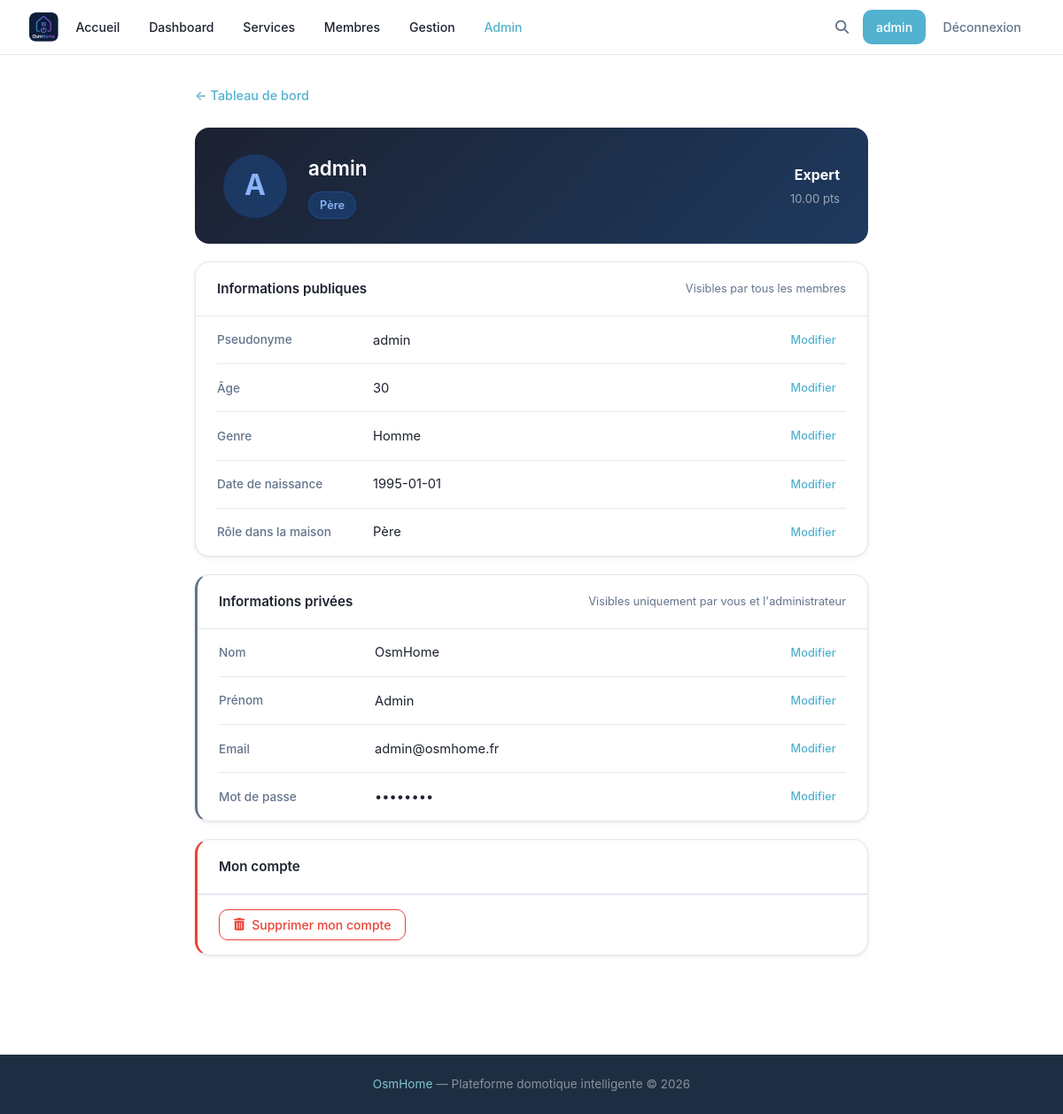
/profile (signed in), run on an earlier commit of the app's database.
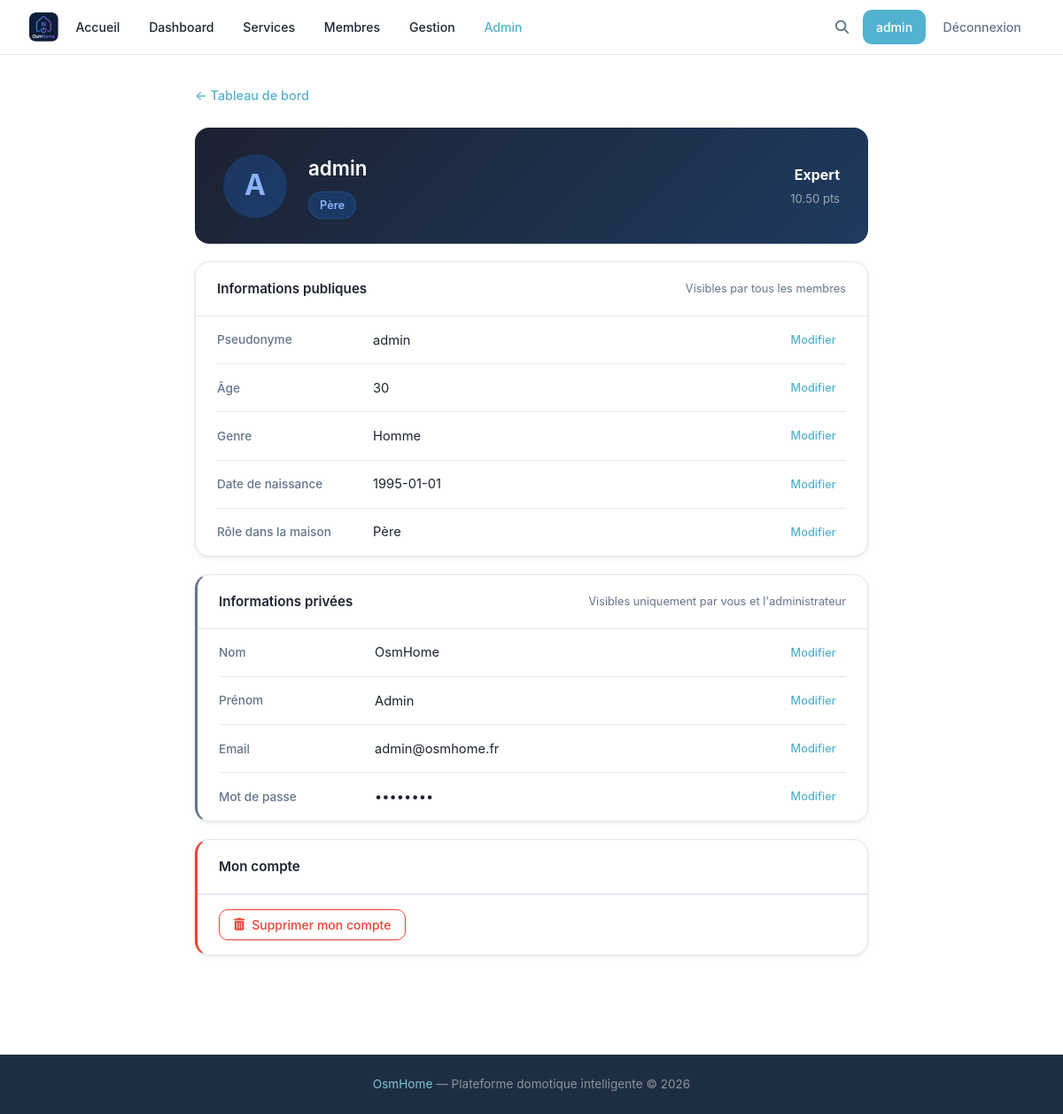
And on a later commit of the database.
### tables this page shows
CREATE TABLE users (
            id INTEGER PRIMARY KEY AUTOINCREMENT,
            username TEXT UNIQUE NOT NULL,
            password TEXT NOT NULL,
            lastname TEXT,
            firstname TEXT,
            age INTEGER,
            gender TEXT,
            birthdate TEXT,
            member_type TEXT,
            photo TEXT,
            level TEXT DEFAULT 'debutant',
            points REAL DEFAULT 0,
            email TEXT,
            email_verified INTEGER DEFAULT 0,
            role TEXT DEFAULT 'simple'
        , actions INTEGER DEFAULT 0, verification_token TEXT);

### main.py (the view)
@app.route('/profile')
def profil():
    if 'username' not in flask.session:
        return flask.redirect('/login')
    user_data = utils.getUser(flask.session['username'])
    return flask.render_template('profile.html', user=flask.session.get('username'), user_data=user_data)

### main.py (called while the page is built)
@app.template_filter('level_label')
def level_label_filter(key: str) -> str:
    return _LEVEL_LABELS.get(key, key.capitalize())

@app.context_processor
def inject_types():
    try:
        types = utils.getTypes()
    except Exception:
        types = []
    is_admin = False
    user_level = None
    if flask.session.get('username'):
        u = utils.getUser(flask.session['username'])
        is_admin = bool(u and u['role'] == 'admin')
        user_level = u['level'] if u else None
    return {'types': types, 'is_admin': is_admin, 'user_level': user_level}

### utils.py (called while the page is built)
def openDB() -> sqlite3.Connection:
    if 'db' not in flask.g:
        flask.g.db = sqlite3.connect(BASE)
        flask.g.db.row_factory = sqlite3.Row
    return flask.g.db

def closeDB(_ = None):
    db = flask.g.pop("db", None)
    if db is not None:
        db.close()

def getUser(username: str):
    db = openDB()
    return db.execute(
        'SELECT * FROM users WHERE username = ?',
        (username,)
    ).fetchone()

def getTypes() -> list:
    db = openDB()
    rows = db.execute('SELECT DISTINCT type FROM devices ORDER BY type').fetchall()
    return [row['type'] for row in rows]

### templates/profile.html (shortened to what the changed rows need)
{% extends 'base.html' %}
{% block extra_css %}<link rel="stylesheet" href="{{ url_for('static', filename='css/profile.css') }}">{% endblock %}
{% block content %}
<div class="profile-page">
    <div class="profile-layout-main">
        <div class="profile-id-card">
            <div class="profile-avatar-lg profile-avatar-upload" id="avatar-container" onclick="document.getElementById('photo-input').click()" title="Changer la photo">
                {% if user_data['photo'] %}
                <img src="{{ url_for('static', filename='uploads/photos/' + user_data['photo']) }}" alt="Photo de profil" class="profile-avatar-img">
                {% else %}
                <span id="avatar-initial">{{ user_data['username'][0] | upper }}</span>
                {% endif %}
            </div>
            <div class="profile-id-info">
                <h2 class="profile-username">{{ user_data['username'] }}</h2>
                <span class="profile-role-badge">{{ user_data['member_type'] or '—' }}</span>
            </div>
            <div class="profile-level-badge">
                <span class="level-label">{{ user_data['level'] | level_label }}</span>
                <span class="level-pts">{{ "%.2f"|format(user_data['points'] or 0) }} pts</span>
            </div>
        </div>
        <div class="profile-section">
            <div class="profile-fields">
                <div class="profile-field">
                    <span class="profile-field-label">Pseudonyme</span>
                    <span class="profile-field-value" id="username">{{ user_data['username'] }}</span>
                    <button class="btn-field-edit" data-field="username">Modifier</button>
                </div>
                <div class="profile-field">
                    <span class="profile-field-label">Âge</span>
                    <span class="profile-field-value" id="age">{{ user_data['age'] or '—' }}</span>
                    <button class="btn-field-edit" data-field="age">Modifier</button>
                </div>
                <div class="profile-field">
                    <span class="profile-field-label">Date de naissance</span>
                    <span class="profile-field-value" id="birthdate">{{ user_data['birthdate'] or '—' }}</span>
                    <button class="btn-field-edit" data-field="birthdate">Modifier</button>
                </div>
                <div class="profile-field">
                    <span class="profile-field-label">Rôle dans la maison</span>
                    <span class="profile-field-value" id="member_type" data-value="{{ user_data['member_type'] or '' }}">{{ user_data['member_type'] | capitalize or '—' }}</span>
                    <button class="btn-field-edit" data-field="member_type">Modifier</button>
                </div>
            </div>
        </div>
        <div class="profile-section profile-section--private">
            <div class="profile-fields">
                <div class="profile-field">
                    <span class="profile-field-label">Nom</span>
                    <span class="profile-field-value" id="lastname">{{ user_data['lastname'] or '—' }}</span>
                    <button class="btn-field-edit" data-field="lastname">Modifier</button>
                </div>
                <div class="profile-field">
                    <span class="profile-field-label">Prénom</span>
                    <span class="profile-field-value" id="firstname">{{ user_data['firstname'] or '—' }}</span>
                    <button class="btn-field-edit" data-field="firstname">Modifier</button>
                </div>
                <div class="profile-field">
                    <span class="profile-field-label">Email</span>
                    <span class="profile-field-value" id="email">{{ user_data['email'] or '—' }}</span>
                    <button class="btn-field-edit" data-field="email">Modifier</button>
                </div>
            </div>
        </div>
    </div>
</div>
{% endblock %}

What changed in the data, as far as the page shows it:
changed users "admin": points "10.00" → "10.50"
